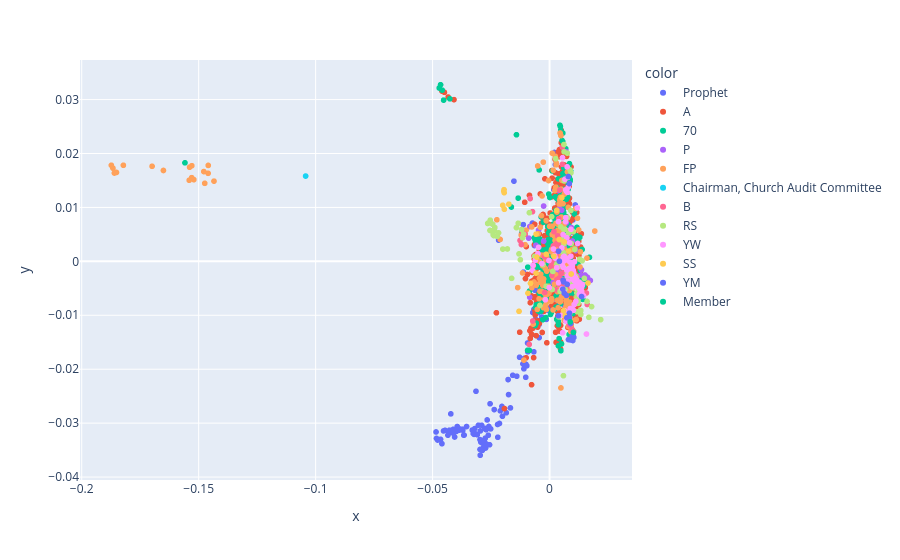

The code cell stored with this chart in its notebook:
### Code cell
subset_df = subset_df[~subset_df['title'].str.contains("Sustaining of", case=False)]
subset_df = subset_df[~subset_df['title'].str.contains("Church Auditing", case=False)]
subset_df = subset_df[~subset_df['title'].str.contains("Statistical Report", case=False)]
subset_df = subset_df[~subset_df['role'].str.contains("Ward", case=False)]

# Step 1: Apply PHATE dimensionality reduction to convert high-dimensional embeddings to 2D
phate_op = phate.PHATE(n_components=2)                    # Create PHATE reducer for 2D output
embeddings = np.stack(subset_df['embedding'].values)             # Stack all embeddings into a matrix
phate_result = phate_op.fit_transform(embeddings)         # Apply PHATE to get 2D coordinates

# Step 2: Create an interactive scatter plot
fig = px.scatter(
    x=phate_result[:, 0],                                 # X-axis: first PHATE dimension
    y=phate_result[:, 1],                                 # Y-axis: second PHATE dimension
    color=subset_df["role"],                                     # Color points by conference year
    hover_name=subset_df["title"],                               # Show talk title on hover
    hover_data={                                          # Additional info to show on hover
        "author": subset_df["author"],
        "role": subset_df["role"],
        "year": subset_df["year"],
        "month": subset_df["month"]
    },
)

# Display the interactive visualization
fig.show()

### Figure 1 — Plotly figure (JSON) as saved in the notebook; plotly's stock layout.template omitted (floating-point values rounded to 4 significant figures; data arrays with more than 128 entries replaced by an {"elided": "..."} marker saying what was removed)
{"data": [{"customdata": {"elided": "173x4 mixed values"}, "hovertemplate": "<b>%{hovertext}</b><br><br>color=Prophet<br>x=%{x}<br>y=%{y}<br>author=%{customdata[0]}<br>role=%{customdata[1]}<br>year=%{customdata[2]}<br>month=%{customdata[3]}<extra></extra>", "hovertext": {"elided": "173 str values"}, "legendgroup": "Prophet", "marker": {"color": "#636efa", "symbol": "circle"}, "mode": "markers", "name": "Prophet", "showlegend": true, "type": "scattergl", "x": {"elided": "173 float values"}, "xaxis": "x", "y": {"elided": "173 float values"}, "yaxis": "y"}, {"customdata": {"elided": "619x4 mixed values"}, "hovertemplate": "<b>%{hovertext}</b><br><br>color=A<br>x=%{x}<br>y=%{y}<br>author=%{customdata[0]}<br>role=%{customdata[1]}<br>year=%{customdata[2]}<br>month=%{customdata[3]}<extra></extra>", "hovertext": {"elided": "619 str values"}, "legendgroup": "A", "marker": {"color": "#EF553B", "symbol": "circle"}, "mode": "markers", "name": "A", "showlegend": true, "type": "scattergl", "x": {"elided": "619 float values"}, "xaxis": "x", "y": {"elided": "619 float values"}, "yaxis": "y"}, {"customdata": {"elided": "526x4 mixed values"}, "hovertemplate": "<b>%{hovertext}</b><br><br>color=70<br>x=%{x}<br>y=%{y}<br>author=%{customdata[0]}<br>role=%{customdata[1]}<br>year=%{customdata[2]}<br>month=%{customdata[3]}<extra></extra>", "hovertext": {"elided": "526 str values"}, "legendgroup": "70", "marker": {"color": "#00cc96", "symbol": "circle"}, "mode": "markers", "name": "70", "showlegend": true, "type": "scattergl", "x": {"elided": "526 float values"}, "xaxis": "x", "y": {"elided": "526 float values"}, "yaxis": "y"}, {"customdata": {"elided": "52x4 mixed values"}, "hovertemplate": "<b>%{hovertext}</b><br><br>color=P<br>x=%{x}<br>y=%{y}<br>author=%{customdata[0]}<br>role=%{customdata[1]}<br>year=%{customdata[2]}<br>month=%{customdata[3]}<extra></extra>", "hovertext": ["Living Happily Ever After", "A God of Miracles", "The Language of Love", "A Voice of Gladness for Our Children", "The Light of His Love", "I Can Pray to Heavenly Father Anytime, Anywhere", "Show You Know", "He Knows Us; He Loves Us", "The Finished Story", "All Thy Children Shall Be Taught", "My Soul Delighteth in the Scriptures", "Behold Your Little Ones", "A Lesson from the Book of Mormon", "Righteous Traditions", "Respect and Reverence", "Helping Others Recognize the Whisperings of the Spirit", "That Our Children Might See the Face of the Savior", "Stay on the Path", "Become as a Little Child", "Teaching Our Children to Understand", "The Words We Speak", "“Fear Not; I Am with Thee”", "Keeping Covenants Protects Us, Prepares Us, and Empowers Us", "The Sacrament—a Renewal for the Soul", "Covenant Daughters of God", "Filling Our Homes with Light and Truth", "Returning to Faith", "Discovering the Divinity Within", "He Asks Us to Be His Hands", "A Child’s Guiding Gift", "I Will Bring the Light of the Gospel into My Home", "Trust in the Lord and Lean Not", "A Sin-Resistant Generation", "Value beyond Measure", "For Him", "The Joy of Unselfish Service", "Honoring His Name", "Finding Joy in Sharing the Gospel", "An Especially Noble Calling", "The Healing Power of Jesus Christ", "Peace, Be Still", "Essential Conversations", "God’s Love: The Most Joyous to the Soul", "Invite Christ to Author Your Story", "Lessons at the Well", "Christ Heals That Which Is Broken", "Seeing More of Jesus Christ in Our Lives", "Abide the Day in Christ", "Pray, He Is There", "Seeking Answers to Spiritual Questions", "Thou Art the Christ", "Tune Your Heart to Jesus Christ: The Sacred Gift of Primary Music"], "legendgroup": "P", "marker": {"color": "#ab63fa", "symbol": "circle"}, "mode": "markers", "name": "P", "showlegend": true, "type": "scattergl", "x": [-0.004709, 0.005754, 0.009727, 0.01548, 0.008988, 0.00932, 0.008072, 0.003113, 0.004736, -0.005811, 0.003337, 0.01473, 0.003937, 0.01174, 0.01038, 0.01122, 0.01512, -0.002531, 0.01364, -0.008923, 0.01744, 0.006268, 0.004568, 0.003694, 0.009753, 0.006355, 0.006667, 0.007368, 0.008528, -0.008459, -0.002533, 0.007363, 0.01502, 0.007111, 0.001534, 0.006203, -0.002107, 0.001307, -0.008503, 0.004216, 0.005205, 0.01621, 0.007081, 0.006801, 0.009747, 0.007136, 0.00249, 0.00377, 0.008153, 0.004499, 0.01348, 0.01343], "xaxis": "x", "y": [0.005783, 0.003815, -0.002059, -0.002727, 0.005343, 0.006277, -0.005115, -0.00175, -0.003222, 0.002992, -0.001381, -0.002591, -0.00184, -0.002761, -0.004461, 0.001982, -0.00253, 0.003745, -0.001548, 0.004311, -0.003542, 0.002705, -0.007027, -0.0004562, -0.002681, -0.0008406, 0.0001645, 0.0003022, -0.003248, 0.006462, 0.01025, 0.00122, -0.002668, -0.001694, -0.003927, -0.005019, 0.001188, -0.002375, -0.006641, 0.009799, 0.009494, -0.002962, 0.00713, 0.01306, 0.003773, 0.02032, 0.000343, 0.01313, 0.003579, 0.00269, -0.005028, -0.00259], "yaxis": "y"}, {"customdata": {"elided": "235x4 mixed values"}, "hovertemplate": "<b>%{hovertext}</b><br><br>color=FP<br>x=%{x}<br>y=%{y}<br>author=%{customdata[0]}<br>role=%{customdata[1]}<br>year=%{customdata[2]}<br>month=%{customdata[3]}<extra></extra>", "hovertext": {"elided": "235 str values"}, "legendgroup": "FP", "marker": {"color": "#FFA15A", "symbol": "circle"}, "mode": "markers", "name": "FP", "showlegend": true, "type": "scattergl", "x": {"elided": "235 float values"}, "xaxis": "x", "y": {"elided": "235 float values"}, "yaxis": "y"}, {"customdata": [["Presented by Ted E. Davis", "Chairman, Church Audit Committee", 2000, 4]], "hovertemplate": "<b>%{hovertext}</b><br><br>color=Chairman, Church Audit Committee<br>x=%{x}<br>y=%{y}<br>author=%{customdata[0]}<br>role=%{customdata[1]}<br>year=%{customdata[2]}<br>month=%{customdata[3]}<extra></extra>", "hovertext": ["The Church Audit Committee Report"], "legendgroup": "Chairman, Church Audit Committee", "marker": {"color": "#19d3f3", "symbol": "circle"}, "mode": "markers", "name": "Chairman, Church Audit Committee", "showlegend": true, "type": "scattergl", "x": [-0.1043], "xaxis": "x", "y": [0.01582], "yaxis": "y"}, {"customdata": {"elided": "46x4 mixed values"}, "hovertemplate": "<b>%{hovertext}</b><br><br>color=B<br>x=%{x}<br>y=%{y}<br>author=%{customdata[0]}<br>role=%{customdata[1]}<br>year=%{customdata[2]}<br>month=%{customdata[3]}<extra></extra>", "hovertext": ["Honoring the Priesthood", "Satan’s Bag of Snipes", "An Invitation with Promise", "Standing Tall", "For Thy Good", "Come to Zion! Come to Zion!", "And That’s the Way It Is", "The Empowerment of Humility", "Jesus, the Very Thought of Thee", "More Holiness Give Me", "A Still, Small Voice and a Throbbing Heart", "Be Prepared … Be Ye Strong from Henceforth", "Tender Hearts and Helping Hands", "Three Towels and a 25-Cent Newspaper", "If These Old Walls Could Talk", "Lay Up in Store", "Enduring Together", "And Who Is My Neighbor?", "God Loves and Helps All of His Children", "This Is Your Phone Call", "Let Virtue Garnish Your Thoughts", "Our Path of Duty", "Faith—the Choice Is Yours", "The Sanctifying Work of Welfare", "The Power of the Aaronic Priesthood", "The Rescue for Real Growth", "Be Valiant in Courage, Strength, and Activity", "A Sure Foundation", "Ye Are No More Strangers", "Your Four Minutes", "The Law of the Fast: A Personal Responsibility to Care for the Poor and Needy", "Is It Still Wonderful to You?", "A Pattern for Peace", "The Blessings of Worship", "Prepare the Way", "Turn to the Lord", "It Is All about People", "Come, Listen to a Prophet’s Voice", "Just as He Did", "A Living Witness of the Living Christ", "There Was Bread", "Giving Holiness to the Lord", "Our Earthly Stewardship", "More Than a Hero", "Seek Him with All Your Heart", "Compensating Blessings"], "legendgroup": "B", "marker": {"color": "#FF6692", "symbol": "circle"}, "mode": "markers", "name": "B", "showlegend": true, "type": "scattergl", "x": [0.007343, 0.002633, -0.0005884, 0.007644, 0.00482, 0.0006132, 0.004937, 0.00308, 0.0039, 0.004079, 0.0008937, 0.001611, -0.01205, 0.006354, -0.008696, -0.008276, 0.004083, -0.01262, 0.003372, 0.01576, 0.005331, 0.005506, 0.003455, 0.0161, 0.008359, 0.002703, 0.006472, -0.00224, 0.001877, 0.004886, -0.0104, 0.002805, 0.004355, 0.004327, 0.009612, 0.005047, -0.002027, -0.007211, 0.00398, 0.005085, -0.007299, -0.01166, 0.005482, 0.0009954, 0.002931, 0.00423], "xaxis": "x", "y": [-0.004713, 0.003156, 0.0002096, -0.002986, 0.004628, -0.0009286, -0.003863, -0.00341, 0.007926, -0.004211, -9.342e-05, 0.002885, 0.003128, -0.001934, -0.0154, 0.01164, -0.0007936, 0.003875, 0.003415, -0.00587, -0.0007776, 0.02117, 0.00471, -0.007995, -0.01179, -0.005262, -0.004687, 0.0008577, 0.00552, -0.002279, 0.005025, 0.001738, 0.002966, 0.01322, -0.01262, 0.00442, -0.005762, -0.01106, -0.003138, 0.004529, 0.009219, 0.005456, 0.01799, -0.002604, 0.001177, -0.001204], "yaxis": "y"}, {"customdata": {"elided": "92x4 mixed values"}, "hovertemplate": "<b>%{hovertext}</b><br><br>color=RS<br>x=%{x}<br>y=%{y}<br>author=%{customdata[0]}<br>role=%{customdata[1]}<br>year=%{customdata[2]}<br>month=%{customdata[3]}<extra></extra>", "hovertext": ["We Are Creators", "“Lead, Kindly Light”", "We Are Instruments in the Hands of God", "Ripples", "Stand Tall and Stand Together", "It Is Not Good for Man or Woman to Be Alone", "Steadfast and Immovable", "Stand Firm", "Are We Not All Mothers?", "Developing Inner Strength", "Feel the Love of the Lord", "With Holiness of Heart", "Blessing Our Families through Our Covenants", "Charity: One Family, One Home at a Time", "Blessed by Living Water", "Seeing the Promises Afar Off", "Choosing Charity: That Good Part", "In Covenant with Him", "Choose Ye Therefore Christ the Lord", "How Has Relief Society Blessed Your Life?", "Belonging Is Our Sacred Birthright", "Out of Small Things", "Walking towards the Light of His Love", "What Greater Goodness Can We Know: Christlike Friends", "Sweet Moments", "That We May All Sit Down in Heaven Together", "Knowing the Lord’s Will for You", "To Grow Up unto the Lord", "Eternally Encircled in His Love", "Remembering the Lord’s Love", "To Look, Reach, and Come unto Christ", "Gratitude: A Path to Happiness", "Mothers Who Know", "What Latter-day Saint Women Do Best: Stand Strong and Immovable", "Feed My Sheep", "I Will Strengthen Thee; I Will Help Thee", "Go Ye Therefore", "Fulfilling the Purpose of Relief Society", "Holy Temples, Sacred Covenants", "Now Let Us Rejoice", "His Arm Is Sufficient", "Relief Society: A Sacred Work", "Every Woman Needs Relief Society", "Mind the Gap", "“And upon the Handmaids in Those Days Will I Pour Out My Spirit”", "“Daughters in My Kingdom”: The History and Work of Relief Society", "Steadfast and Immovable", "And of Some Have Compassion, Making a Difference", "The Essence of Discipleship", "Personal Revelation and Testimony", "What I Hope My Granddaughters (and Grandsons) Will Understand about Relief Society", "Charity Never Faileth", "Cleave unto the Covenants", "The Vision of Prophets regarding Relief Society: Faith, Family, Relief", "First Observe, Then Serve", "Is Faith in the Atonement of Jesus Christ Written in Our Hearts?", "Wide Awake to Our Duties", "The Lord Has Not Forgotten You", "Do We Know What We Have?", "The Power, Joy, and Love of Covenant Keeping", "We Have Great Reason to Rejoice", "Claim the Blessings of Your Covenants", "Protection from Pornography—a Christ-Focused Home", "Wanted: Hands and Hearts to Hasten the Work", "Prepared in a Manner That Never Had Been Known", "The Family Is of God", "We’ll Ascend Together", "Worthy of Our Promised Blessings", "“If Ye Love Me, Keep My Commandments”", "“I Was a Stranger”", "The Master Healer", "The Great Plan of Redemption", "Certain Women", "Turn On Your Light", "That Your Joy Might Be Full", "With One Accord", "Ministering as the Savior Does", "Christ: The Light That Shines in Darkness", "Thru Cloud and Sunshine, Lord, Abide with Me!", "United in Accomplishing God’s Work", "By Union of Feeling We Obtain Power with God", "The Grave Has No Victory", "I Pray He’ll Use Us", "We Are The Church of Jesus Christ of Latter-day Saints", "Covenants with God Strengthen, Protect, and Prepare Us for Eternal Glory", "Beauty for Ashes: The Healing Path of Forgiveness", "His Yoke Is Easy and His Burden Is Light", "Jesus Christ Is Relief", "Put Ye On the Lord Jesus Christ", "The Joy of Our Redemption", "Spiritually Whole in Him", "Cheering Each Other On"], "legendgroup": "RS", "marker": {"color": "#B6E880", "symbol": "circle"}, "mode": "markers", "name": "RS", "showlegend": true, "type": "scattergl", "x": [0.01487, 0.01015, -0.02535, 0.0102, 0.01125, 0.01171, -0.01803, 0.006168, -0.006369, -0.02385, -0.01622, 0.01376, 0.01217, -0.0134, 0.009235, -0.00146, -0.008624, -0.01999, 0.01287, -0.02505, -0.02182, 0.004499, -0.002791, 0.008781, 0.01795, -0.02238, 0.009362, 0.006682, -0.01152, 0.0139, 0.009137, -0.01306, 0.01364, 0.01168, 0.005938, 0.01287, 0.003949, -0.02485, -0.004098, -0.02429, 0.00887, -0.02645, -0.02339, 0.01602, -0.02547, -0.02355, 0.005759, -0.01249, 0.0168, 0.01078, -0.02413, 0.02184, 0.004447, -0.0262, 0.009329, 0.005883, 0.01251, 0.005108, 0.01187, 0.004099, 0.01117, 0.007142, 0.009772, 0.005874, 0.001154, 0.008738, 0.007583, 0.0073, 0.004738, -0.01417, 0.006083, 0.008748, 0.006535, 0.01219, 0.0008733, 0.006211, 0.01335, 0.008095, 0.006554, 0.01336, -0.01111, 0.002606, -0.01195, 0.001395, 0.01108, 0.006147, 0.009098, 0.00625, 0.00315, 0.00757, 0.006213, 0.007686], "xaxis": "x", "y": [-0.003154, 0.005502, 0.007636, -0.004912, -0.002745, -0.006727, 0.002299, 0.003219, 0.0009345, 0.004783, -0.003147, -0.0048, -0.007137, 0.007062, 0.003315, -0.004605, 0.009028, 0.002275, 0.000393, 0.007091, 0.005288, -0.00555, -0.0006061, -0.002804, -0.008387, 0.004638, -0.004415, -0.005213, 0.004364, 9.619e-05, 0.01643, 0.001389, -0.004859, -0.005852, -0.0212, -0.003915, -0.01029, 0.005636, -0.008164, 0.00687, -0.004126, 0.007029, 0.006279, -0.007432, 0.005734, 0.005704, 0.004038, 0.0003006, -0.01038, 0.002194, 0.004935, -0.01081, -0.0002454, 0.007116, -0.003569, 0.001637, -0.004232, 0.004007, -0.009349, -0.0008788, -0.003303, -0.003393, -0.002096, 0.0003796, -0.005216, -0.009541, -0.00212, -0.001377, 0.0064, 0.006257, 0.005918, 0.01695, 0.0007023, -0.007787, 0.008282, 0.001179, -0.009111, 0.005202, 0.005958, -0.009849, 0.005052, 0.01903, 0.00591, -0.001856, -0.003389, 0.02166, 0.009438, 0.01491, -0.0004567, 0.02007, 0.02032, 0.008103], "yaxis": "y"}, {"customdata": {"elided": "93x4 mixed values"}, "hovertemplate": "<b>%{hovertext}</b><br><br>color=YW<br>x=%{x}<br>y=%{y}<br>author=%{customdata[0]}<br>role=%{customdata[1]}<br>year=%{customdata[2]}<br>month=%{customdata[3]}<extra></extra>", "hovertext": ["Standing with God", "Integrity", "Stand as a Witness", "The Joy of Womanhood", "Sacrifice: An Eternal Investment", "Your Celestial Guide", "Developing Our Talent for Spirituality", "A Comforter, a Guide, a Testifier", "“Fear Not: For They That Be with Us Are More”", "Standing in Holy Places", "Strengthen Home and Family", "Hold High the Torch", "A Woman of Faith", "Did I Tell You … ?", "Steadfast in Our Covenants", "There Is Hope Smiling Brightly before Us", "Press Forward and Be Steadfast", "A “Mother Heart”", "All Things Shall Work Together for Your Good", "My Soul Delighteth in the Scriptures", "Believe!", "We Did This for You", "Glad Tidings from Cumorah", "A Work for Me to Do", "He Knows You by Name", "The Sanctity of the Body", "An Outpouring of Blessings", "“I Am the Light Which Ye Shall Hold Up”", "You Have a Noble Birthright", "It Shows in Your Face", "Look toward Eternity!", "Daughters of Heavenly Father", "Remembering, Repenting, and Changing", "Stay on the Path", "Strengthen Home and Family", "My Soul Delighteth in the Things of the Lord", "Stand as a Witness", "At All Times, in All Things, and in All Places", "Anchors of Testimony", "A Return to Virtue", "Be Thou an Example of the Believers", "A Virtuous Life—Step by Step", "Come Let Us Go Up to the Mountain of the Lord", "Hold On", "Be of a Good Courage", "Never, Never, Never Give Up!", "Remember Who You Are!", "Be an Example of the Believers", "I Believe in Being Honest and True", "“Remember This: Kindness Begins with Me”", "Guardians of Virtue", "Love Her Mother", "Arise and Shine Forth", "Seek Learning: You Have a Work to Do", "Now Is the Time to Arise and Shine!", "I Know It. I Live It. I Love It.", "We Are Daughters of Our Heavenly Father", "Your Holy Places", "When You Save a Girl, You Save Generations", "Be Not Moved!", "Be Ye Converted", "Sisterhood: Oh, How We Need Each Other", "Live according to the Words of the Prophets", "Sharing Your Light", "Defenders of the Family Proclamation", "Here to Serve a Righteous Cause", "Yielding Our Hearts to God", "What Shall We Do?", "Do I Believe?", "Rise Up in Strength, Sisters in Zion", "The Soul’s Sincere Desire", "The Beauty of Holiness", "Abiding in God and Repairing the Breach", "The Needs before Us", "Young Women in the Work", "Divine Discontent", "Becoming a Shepherd", "Careful versus Casual", "Spiritual Capacity", "Beloved Daughters", "That They May See", "Eyes to See", "Keep the Change", "Come unto Christ and Don’t Come Alone", "Do What Mattereth Most", "Wholehearted", "Never Give Up an Opportunity to Testify of Christ", "Seeing God’s Family through the Overview Lens", "Walking in Covenant Relationship with Christ", "Faithful to the End", "Live Up to Your Privileges", "Your Repentance Doesn’t Burden Jesus Christ; It Brightens His Joy", "Prophets of God"], "legendgroup": "YW", "marker": {"color": "#FF97FF", "symbol": "circle"}, "mode": "markers", "name": "YW", "showlegend": true, "type": "scattergl", "x": [0.007624, 0.01358, 0.01099, -0.006077, 0.003848, 0.00865, 0.009726, 0.008713, 0.01271, 0.007558, 0.01076, 0.01359, 0.01334, 0.01382, 0.00918, 0.009611, 0.009636, 0.01404, 0.01063, 0.003086, 0.009715, -0.001798, -0.004935, -0.0001491, -0.0002466, 0.009208, 0.01021, 0.009125, 0.01124, 0.01246, 0.006215, 0.009886, 0.007727, 0.01322, 0.01203, 0.008885, 0.01013, 0.007424, 0.009646, -0.007224, 0.01363, 0.01265, 0.01369, 0.001674, 0.005455, 0.01154, 0.006529, 0.01064, 0.007356, 0.01201, -0.007073, 0.01453, 0.006639, 0.0135, 0.01284, 0.005856, 0.01263, 0.008096, 0.0116, 0.01148, 0.007308, 0.01578, 0.003808, 0.01039, 0.008848, 0.01178, 0.006912, -0.004681, 0.002119, 0.007013, 0.01189, 0.005529, 0.00692, -0.003294, 0.005572, 0.009109, 0.005789, 0.002532, 0.00521, 0.005108, 0.008558, 0.006573, 0.007961, 0.007771, 0.00644, 0.005793, 0.006189, 0.00685, 0.007222, 0.007616, 0.0105, 0.007512, 0.0053], "xaxis": "x", "y": [0.0128, -0.005937, -0.003001, 0.0002146, -0.003959, -0.001243, -0.0009416, -0.0001238, -0.006102, -0.002698, -0.003674, -0.005449, -0.005234, -0.004215, -0.001439, -0.0005678, -0.00196, -0.004411, -7.511e-05, -0.001174, -0.001616, -0.007126, 0.001443, -0.004867, 0.0001513, -0.002628, -0.009071, 0.000948, -0.007423, -0.004401, -0.005674, -0.003292, 0.01556, -0.005589, -0.004671, -0.002049, -0.001669, 0.004368, -0.004719, -0.001713, -0.005626, -0.00505, -0.005821, 0.002281, -0.0006944, -0.004543, -0.009182, -0.003621, 0.0005625, 0.003325, -0.0007363, -0.006384, -0.003839, -0.004859, -0.006226, -0.00109, -0.003839, -0.002671, -0.003412, -0.004308, -0.001597, -0.01348, 0.007365, -0.002168, -0.00875, -0.004226, 0.01326, 0.002597, 0.001086, -0.01109, 0.009921, 0.01922, 0.008102, -0.0004141, -0.01325, 0.00594, 0.0007377, 0.000587, 0.002491, -0.01, 0.003427, 0.01524, 0.01374, -0.003753, 0.000148, 0.004964, 0.0009112, 0.00736, 0.01299, -0.004013, -0.008034, 0.01753, -0.005077], "yaxis": "y"}, {"customdata": [["By A. Roger Merrill", "SS", 2006, 10], ["By Daniel K Judd", "SS", 2007, 10], ["By William D. Oswald", "SS", 2008, 10], ["By Russell T. Osguthorpe", "SS", 2009, 10], ["By David M. McConkie", "SS", 2010, 10], ["By Matthew O. Richardson", "SS", 2011, 10], ["By Russell T. Osguthorpe", "SS", 2012, 10], ["By David M. McConkie", "SS", 2013, 10], ["By Tad R. Callister", "SS", 2014, 10], ["By Devin G. Durrant", "SS", 2015, 10], ["By Brian K. Ashton", "SS", 2016, 10], ["By Tad R. Callister", "SS", 2017, 10], ["By Devin G. Durrant", "SS", 2018, 4], ["By Brian K. Ashton", "SS", 2018, 10], ["By Tad R. Callister", "SS", 2019, 4], ["By Mark L. Pace", "SS", 2019, 10], ["By Milton Camargo", "SS", 2020, 10], ["By Jan E. Newman", "SS", 2021, 4], ["By Mark L. Pace", "SS", 2022, 4], ["By Brother Milton Camargo", "SS", 2023, 4], ["By Brother Jan E. Newman", "SS", 2023, 10], ["By President Mark L. Pace", "SS", 2024, 4], ["By Brother Chad H Webb", "SS", 2025, 10]], "hovertemplate": "<b>%{hovertext}</b><br><br>color=SS<br>x=%{x}<br>y=%{y}<br>author=%{customdata[0]}<br>role=%{customdata[1]}<br>year=%{customdata[2]}<br>month=%{customdata[3]}<extra></extra>", "hovertext": ["Receiving by the Spirit", "Nourished by the Good Word of God", "Gospel Teaching—Our Most Important Calling", "Teaching Helps Save Lives", "Gospel Learning and Teaching", "Teaching after the Manner of the Spirit", "One Step Closer to the Savior", "Teaching with the Power and Authority of God", "Parents: The Prime Gospel Teachers of Their Children", "My Heart Pondereth Them Continually", "The Doctrine of Christ", "God’s Compelling Witness: The Book of Mormon", "Teaching in the Home—a Joyful and Sacred Responsibility", "The Father", "The Atonement of Jesus Christ", "Come, Follow Me—the Lord’s Counterstrategy and Proactive Plan", "Ask, Seek, and Knock", "Teaching in the Savior’s Way", "Conversion Is Our Goal", "Focus on Jesus Christ", "Preserving the Voice of the Covenant People in the Rising Generation", "It Is Wisdom in the Lord That We Should Have the Book of Mormon", "That All May Be Edified"], "legendgroup": "SS", "marker": {"color": "#FECB52", "symbol": "circle"}, "mode": "markers", "name": "SS", "showlegend": true, "type": "scattergl", "x": [0.008207, -0.01946, -0.01933, 0.006727, -0.01955, -0.01741, 0.005964, -0.0194, 0.01644, 0.001858, 0.003075, -0.005772, 0.009218, 0.004116, 0.005247, -0.01306, 0.006255, -0.008151, -0.009236, -0.005782, -0.00545, -0.001447, -0.02004], "xaxis": "x", "y": [0.001901, 0.01329, 0.009659, -0.01007, 0.013, 0.0106, -0.009162, 0.01274, -0.00402, 0.0009499, 0.009461, 0.005039, -0.002346, 0.004045, 0.01182, -0.009262, 0.003606, -0.004074, -0.005898, -0.0022, 0.0007876, 0.001309, 0.01039], "yaxis": "y"}, {"customdata": [["By Charles W. Dahlquist II", "YM", 2007, 4], ["By Dean R. Burgess", "YM", 2008, 4], ["By Michael A. Neider", "YM", 2009, 4], ["By David L. Beck", "YM", 2010, 4], ["By Larry M. Gibson", "YM", 2011, 4], ["By Adrián Ochoa", "YM", 2012, 4], ["By David L. Beck", "YM", 2013, 4], ["By Randall L. Ridd", "YM", 2014, 4], ["By Larry M. Gibson", "YM", 2015, 4], ["By Stephen W. Owen", "YM", 2016, 4], ["By M. Joseph Brough", "YM", 2017, 4], ["By Stephen W. Owen", "YM", 2017, 10], ["By Douglas D. Holmes", "YM", 2018, 4], ["By M. Joseph Brough", "YM", 2018, 10], ["By Stephen W. Owen", "YM", 2019, 10], ["By Douglas D. Holmes", "YM", 2020, 4], ["By Steven J. Lund", "YM", 2020, 10], ["By Ahmad S. Corbitt", "YM", 2021, 4], ["By Bradley R. Wilcox", "YM", 2021, 10], ["By President Steven J. Lund", "YM", 2022, 10], ["By Brother Michael T. Nelson", "YM", 2024, 4], ["By Brother Bradley R. Wilcox", "YM", 2024, 10], ["By President Steven J. Lund", "YM", 2025, 4]], "hovertemplate": "<b>%{hovertext}</b><br><br>color=YM<br>x=%{x}<br>y=%{y}<br>author=%{customdata[0]}<br>role=%{customdata[1]}<br>year=%{customdata[2]}<br>month=%{customdata[3]}<extra></extra>", "hovertext": ["Who’s on the Lord’s Side?", "Do You Know Who You Are?", "Revealed Quorum Principles", "The Magnificent Aaronic Priesthood", "Sacred Keys of the Aaronic Priesthood", "Aaronic Priesthood: Arise and Use the Power of God", "Your Sacred Duty to Minister", "The Choice Generation", "Fatherhood—Our Eternal Destiny", "The Greatest Leaders Are the Greatest Followers", "His Daily Guiding Hand", "Repentance Is Always Positive", "What Every Aaronic Priesthood Holder Needs to Understand", "Lift Up Your Head and Rejoice", "Be Faithful, Not Faithless", "Deep in Our Heart", "Finding Joy in Christ", "You Can Gather Israel!", "Worthiness Is Not Flawlessness", "Lasting Discipleship", "In Support of the Rising Generation", "O Youth of the Noble Birthright", "Divine Authority, Sublime Young Men"], "legendgroup": "YM", "marker": {"color": "#636efa", "symbol": "circle"}, "mode": "markers", "name": "YM", "showlegend": true, "type": "scattergl", "x": [0.005792, 0.009969, 0.008087, 0.009724, 0.008882, 0.009741, 0.01005, 0.004198, 0.01367, 0.009018, 0.006262, 0.008009, 0.01038, 0.003846, 0.007189, 0.003769, 0.008511, 0.005696, 0.008455, 0.007555, 0.007423, 0.00602, 0.008501], "xaxis": "x", "y": [-0.003494, -0.01468, -0.0145, -0.01387, -0.01458, -0.01411, -0.01384, 1.473e-05, -0.006525, -0.01153, -0.005907, 0.01574, -0.01412, 0.001884, -0.006308, -0.01009, -0.009603, -0.005149, 0.01442, -0.00427, -0.01046, -0.003802, -0.01046], "yaxis": "y"}, {"customdata": [["By Laudy Ruth Kaouk", "Member", 2020, 4], ["By Enzo Serge Petelo", "Member", 2020, 4]], "hovertemplate": "<b>%{hovertext}</b><br><br>color=Member<br>x=%{x}<br>y=%{y}<br>author=%{customdata[0]}<br>role=%{customdata[1]}<br>year=%{customdata[2]}<br>month=%{customdata[3]}<extra></extra>", "hovertext": ["How the Priesthood Blesses Youth", "How the Priesthood Blesses Youth"], "legendgroup": "Member", "marker": {"color": "#00cc96", "symbol": "circle"}, "mode": "markers", "name": "Member", "showlegend": true, "type": "scattergl", "x": [0.008801, 0.0102], "xaxis": "x", "y": [-0.01123, -0.01318], "yaxis": "y"}], "layout": {"legend": {"title": {"text": "color"}, "tracegroupgap": 0}, "margin": {"t": 60}, "xaxis": {"anchor": "y", "domain": [0, 1], "title": {"text": "x"}}, "yaxis": {"anchor": "x", "domain": [0, 1], "title": {"text": "y"}}}}
